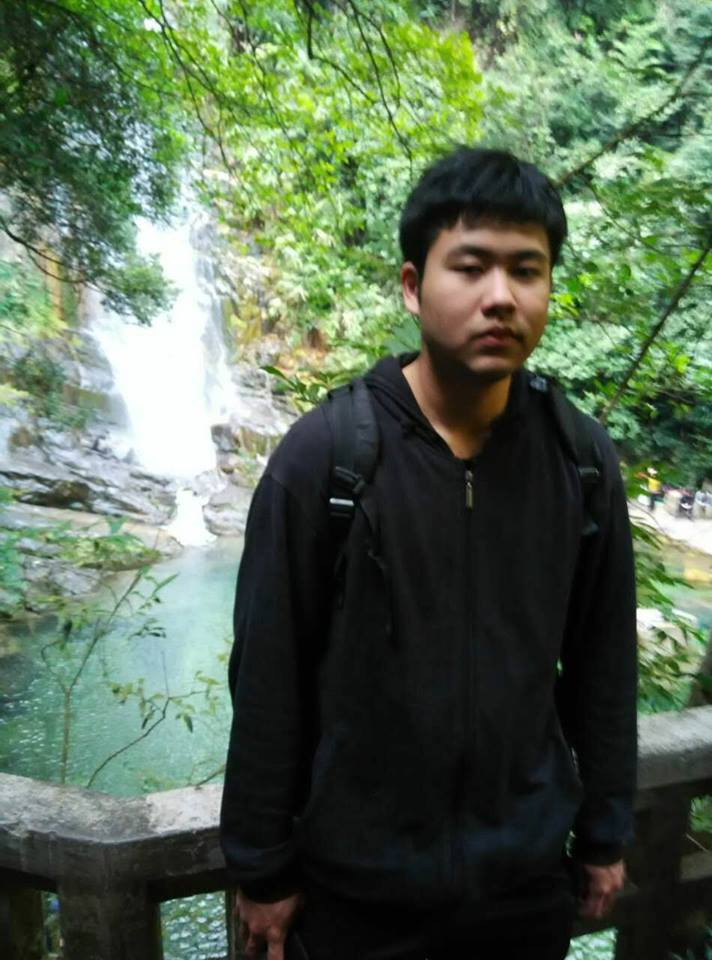
#> input picture myself.jpg, 712 x 960 px, found by its file name
$ jupyter execute --allow-errors Class3.ipynb
#> lines starting #> are read from the running program, lines starting #| are printed output that depends on the picture
<a href="https://colab.research.google.com/github/VongolaXIman/107-2-Multimedia/blob/master/Class3.ipynb" target="_parent"></a>

[cell 1]
# -*- coding: utf-8 -*-

[cell 2]
import sys
import cv2
import numpy as np

from matplotlib import pyplot as plt

from google.colab import drive

drive.mount('/content/drive')


#主函數
#> (the rest of this cell did not finish here and is left out)

[cell 3]
image2 = cv2.imread('/content/drive/My Drive/107-2Multimedia/myself.jpg', cv2.IMREAD_COLOR)#default
#> image2 is the input picture: shape (960, 712, 3); mean B, G, R 83.9, 106.2, 88.6
# plt.imshow(image2)
plt.imshow(cv2.cvtColor(image2,cv2.COLOR_BGR2RGB))
plt.show()

[cell 4]
image3 = cv2.imread('/content/drive/My Drive/107-2Multimedia/myself.jpg', cv2.IMREAD_UNCHANGED)#including alpha channel
plt.imshow(cv2.cvtColor(image3,cv2.COLOR_BGR2RGB))
plt.show()

[cell 5]
image4 = cv2.imread('/content/drive/My Drive/107-2Multimedia/myself.jpg',0)# -1 0 1 2 3 4....................
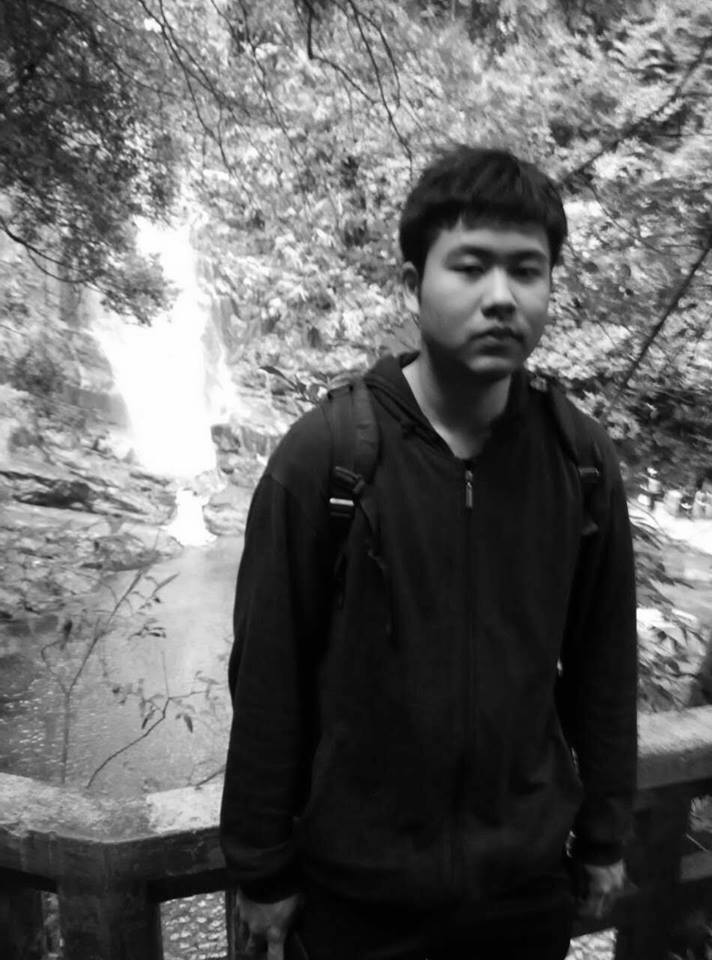
#> image4: shape (960, 712); min 0, max 255, mean 98.4
plt.imshow(image4)
plt.title('invert')
plt.xticks([])
plt.yticks([])
plt.show()

[cell 6]
image5 = cv2.imread('/content/drive/My Drive/107-2Multimedia/myself.jpg')
gray = cv2.cvtColor(image5, cv2.COLOR_BGR2GRAY)
gray

[cell 7]
plt.imshow(gray,cmap='gray')
plt.title('gray')
plt.xticks([])
plt.yticks([])
plt.show()

[cell 8]
image6 = cv2.imread('/content/drive/My Drive/107-2Multimedia/myself.jpg')
b,g,r = cv2.split(image6)#slow
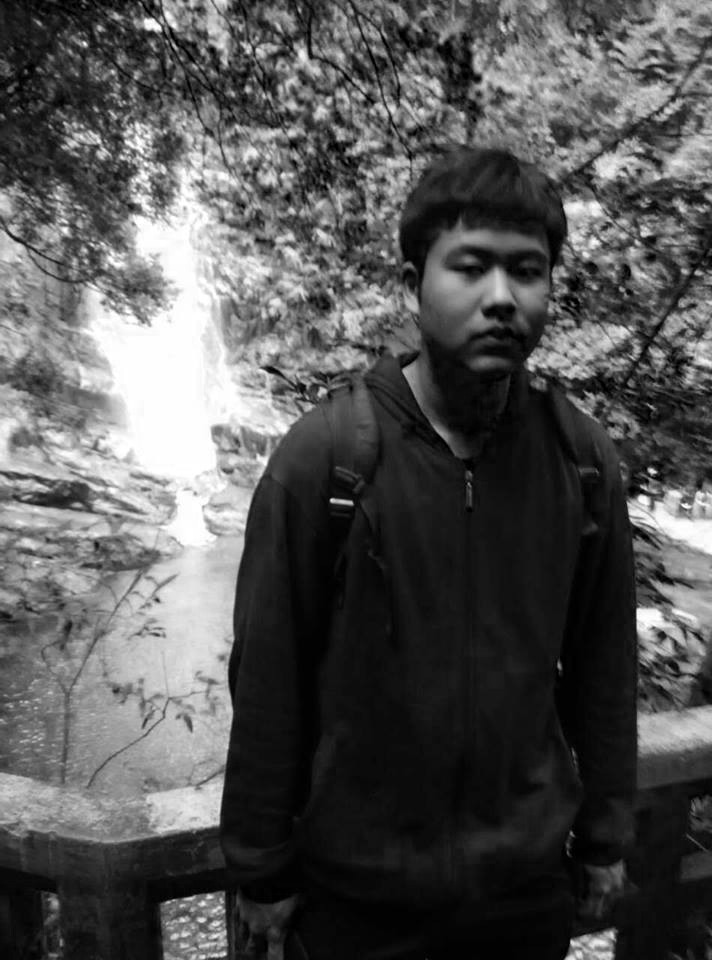
#> b: shape (960, 712); min 0, max 255, mean 83.9
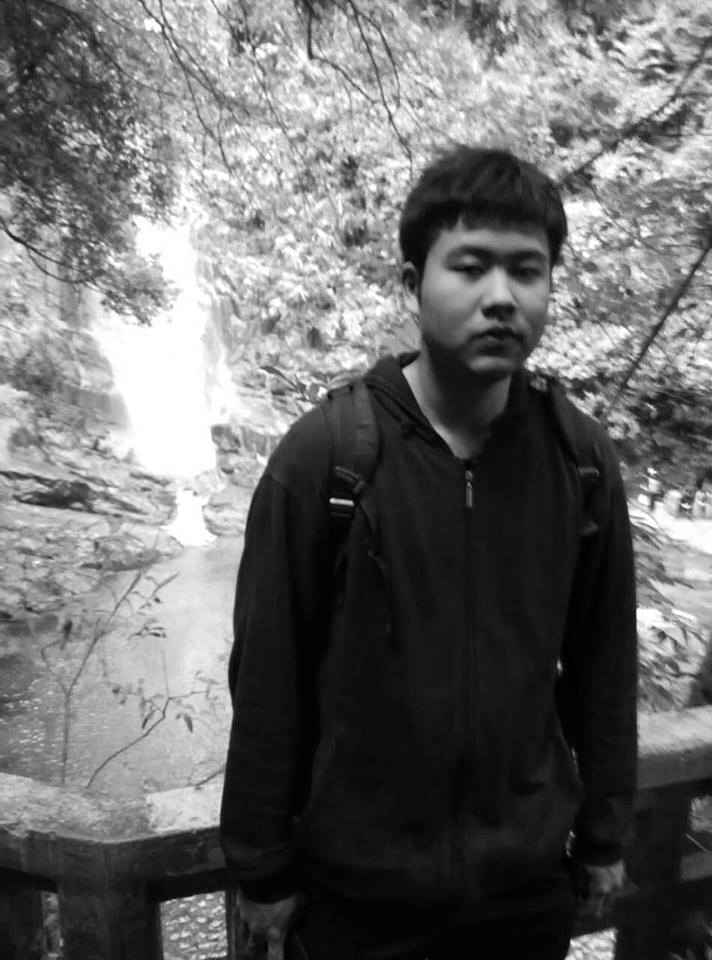
#> g: shape (960, 712); min 0, max 255, mean 106.2
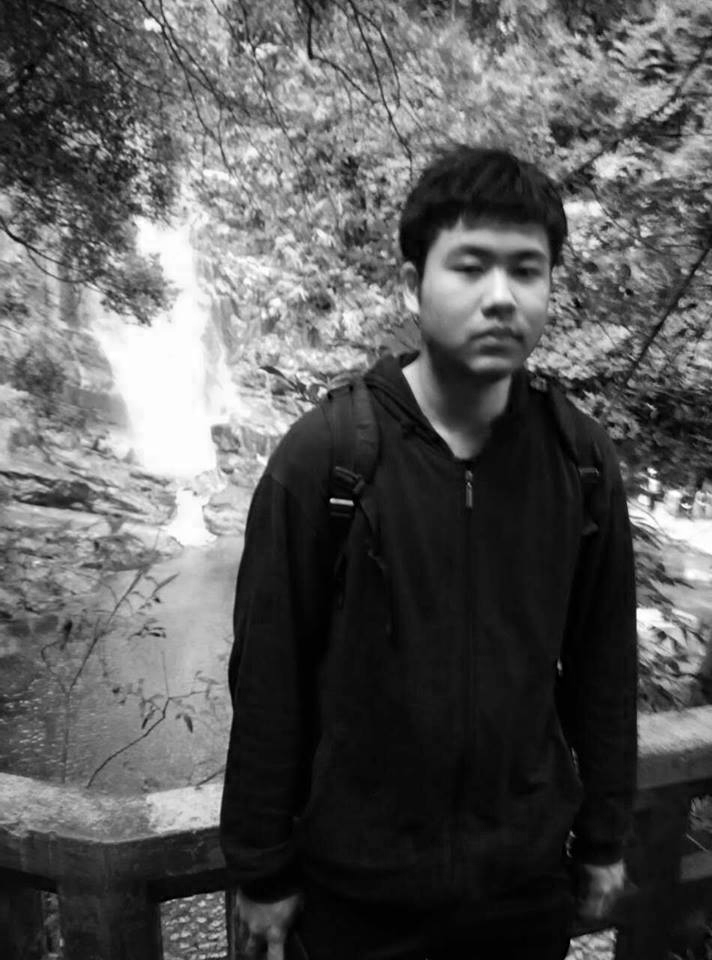
#> r: shape (960, 712); min 0, max 255, mean 88.6
img = cv2.merge((r,g,b))#slow
plt.imshow(img)
plt.title('color')
plt.xticks([])
plt.yticks([])
plt.show()
